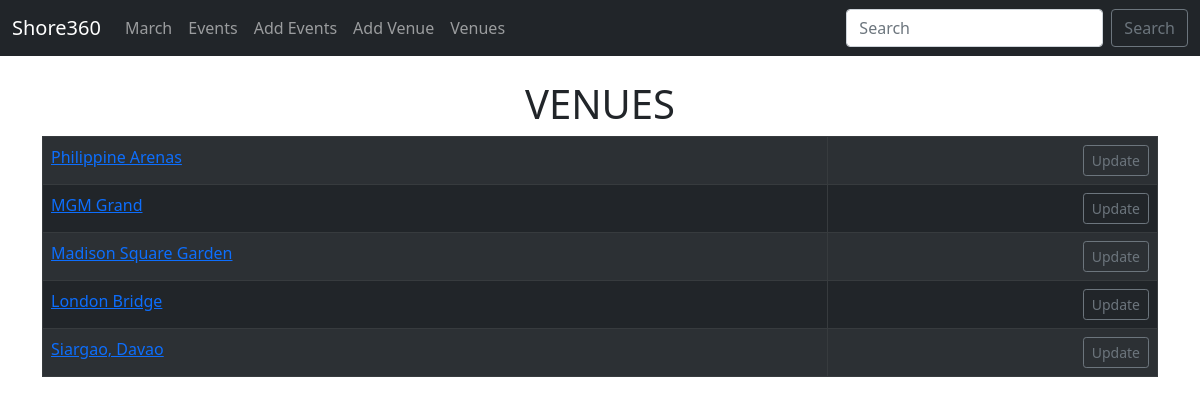
Page /list_venues/ on the committed database.
### events/models.py (models this page shows)
class Venue(models.Model):
    name = models.CharField('Venue Name', max_length=120)
    address = models.CharField(max_length=300)
    zip_code = models.CharField('Zip Code', max_length=20)
    phone = models.CharField('Contact Phone',max_length=20, blank=True)
    web = models.URLField('Website Address', blank=True)
    email_address = models.EmailField('Email Address', blank=True)
    def __str__(self):
        return self.name

### events/views.py (the view)
# urls.py: path('list_venues/', views.list_venues, name = 'list-venues'),
def list_venues(request):
	venue_list = Venue.objects.all()
	return render(request,'events/venue.html',
	       {'venue_list': venue_list})

### events/templates/events/venue.html
{% extends 'events/base.html' %}
{% block content %}
    <center>
        <h1>VENUES</h1>
        <table class="table table-striped table-dark table-hover table-bordered" >
        {% for venue in venue_list %}
            <tr>
                <td ><a href="{% url 'show-venue' venue.id %}">{{ venue }} </a> </td>
                <td align="right"> <a class="btn btn-outline-secondary btn-sm" vhref="{% url 'update-venue' venue.id %}">Update </a></td>
            </tr>
        {% endfor %}
        </table>
    </center>
{% endblock %}

### rows in the picture
Venue: name "Philippine Arenas"
Venue: name "MGM Grand"
Venue: name "Madison Square Garden"
Venue: name "London Bridge"
Venue: name "Siargao, Davao"
